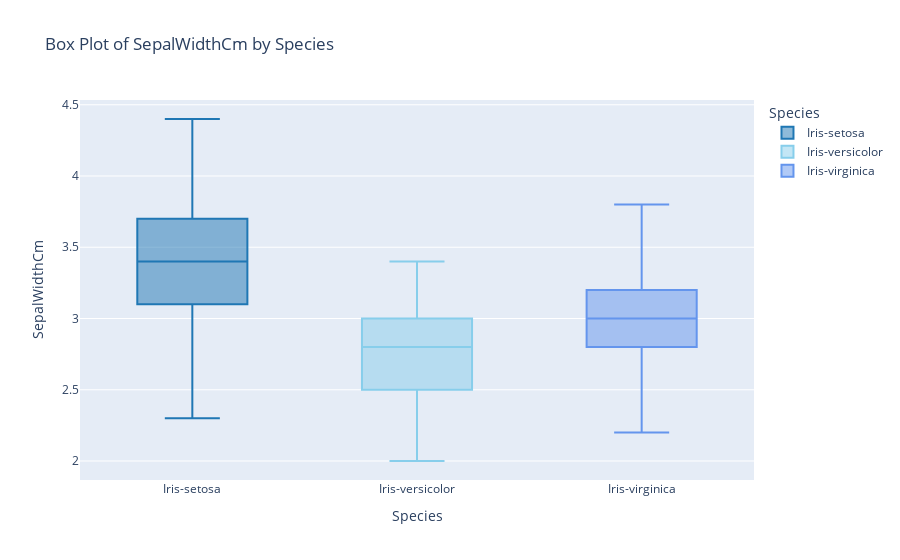

Write notebook code for a chart like this one.
### Markdown cell above
### <span style='color:#074173'> <b>❓ SepalWidthCm vs Species</b> </span>

### Code cell
# Create a box plot to show the relationship between a numerical variable and a categorical variable
fig_boxplot = px.box(df, x="Species", y="SepalWidthCm", title="Box Plot of SepalWidthCm by Species",
                     color='Species',  # Set box color based on Species
                     color_discrete_sequence=custom_colors  # Custom color sequence
                    )

# Update layout
fig_boxplot.update_layout(xaxis_title="Species", yaxis_title="SepalWidthCm")

# Show the box plot
fig_boxplot.show()

### Figure 1 — Plotly figure (JSON) as saved in the notebook; plotly's stock layout.template omitted (floating-point values rounded to 4 significant figures)
{"data": [{"alignmentgroup": "True", "hovertemplate": "Species=%{x}<br>SepalWidthCm=%{y}<extra></extra>", "legendgroup": "Iris-setosa", "marker": {"color": "#1f77b4"}, "name": "Iris-setosa", "notched": false, "offsetgroup": "Iris-setosa", "orientation": "v", "showlegend": true, "type": "box", "x": ["Iris-setosa", "Iris-setosa", "Iris-setosa", "Iris-setosa", "Iris-setosa", "Iris-setosa", "Iris-setosa", "Iris-setosa", "Iris-setosa", "Iris-setosa", "Iris-setosa", "Iris-setosa", "Iris-setosa", "Iris-setosa", "Iris-setosa", "Iris-setosa", "Iris-setosa", "Iris-setosa", "Iris-setosa", "Iris-setosa", "Iris-setosa", "Iris-setosa", "Iris-setosa", "Iris-setosa", "Iris-setosa", "Iris-setosa", "Iris-setosa", "Iris-setosa", "Iris-setosa", "Iris-setosa", "Iris-setosa", "Iris-setosa", "Iris-setosa", "Iris-setosa", "Iris-setosa", "Iris-setosa", "Iris-setosa", "Iris-setosa", "Iris-setosa", "Iris-setosa", "Iris-setosa", "Iris-setosa", "Iris-setosa", "Iris-setosa", "Iris-setosa", "Iris-setosa", "Iris-setosa", "Iris-setosa", "Iris-setosa", "Iris-setosa"], "x0": " ", "xaxis": "x", "y": [3.5, 3, 3.2, 3.1, 3.6, 3.9, 3.4, 3.4, 2.9, 3.1, 3.7, 3.4, 3, 3, 4, 4.4, 3.9, 3.5, 3.8, 3.8, 3.4, 3.7, 3.6, 3.3, 3.4, 3, 3.4, 3.5, 3.4, 3.2, 3.1, 3.4, 4.1, 4.2, 3.1, 3.2, 3.5, 3.1, 3, 3.4, 3.5, 2.3, 3.2, 3.5, 3.8, 3, 3.8, 3.2, 3.7, 3.3], "y0": " ", "yaxis": "y"}, {"alignmentgroup": "True", "hovertemplate": "Species=%{x}<br>SepalWidthCm=%{y}<extra></extra>", "legendgroup": "Iris-versicolor", "marker": {"color": "skyblue"}, "name": "Iris-versicolor", "notched": false, "offsetgroup": "Iris-versicolor", "orientation": "v", "showlegend": true, "type": "box", "x": ["Iris-versicolor", "Iris-versicolor", "Iris-versicolor", "Iris-versicolor", "Iris-versicolor", "Iris-versicolor", "Iris-versicolor", "Iris-versicolor", "Iris-versicolor", "Iris-versicolor", "Iris-versicolor", "Iris-versicolor", "Iris-versicolor", "Iris-versicolor", "Iris-versicolor", "Iris-versicolor", "Iris-versicolor", "Iris-versicolor", "Iris-versicolor", "Iris-versicolor", "Iris-versicolor", "Iris-versicolor", "Iris-versicolor", "Iris-versicolor", "Iris-versicolor", "Iris-versicolor", "Iris-versicolor", "Iris-versicolor", "Iris-versicolor", "Iris-versicolor", "Iris-versicolor", "Iris-versicolor", "Iris-versicolor", "Iris-versicolor", "Iris-versicolor", "Iris-versicolor", "Iris-versicolor", "Iris-versicolor", "Iris-versicolor", "Iris-versicolor", "Iris-versicolor", "Iris-versicolor", "Iris-versicolor", "Iris-versicolor", "Iris-versicolor", "Iris-versicolor", "Iris-versicolor", "Iris-versicolor", "Iris-versicolor", "Iris-versicolor"], "x0": " ", "xaxis": "x", "y": [3.2, 3.2, 3.1, 2.3, 2.8, 2.8, 3.3, 2.4, 2.9, 2.7, 2, 3, 2.2, 2.9, 2.9, 3.1, 3, 2.7, 2.2, 2.5, 3.2, 2.8, 2.5, 2.8, 2.9, 3, 2.8, 3, 2.9, 2.6, 2.4, 2.4, 2.7, 2.7, 3, 3.4, 3.1, 2.3, 3, 2.5, 2.6, 3, 2.6, 2.3, 2.7, 3, 2.9, 2.9, 2.5, 2.8], "y0": " ", "yaxis": "y"}, {"alignmentgroup": "True", "hovertemplate": "Species=%{x}<br>SepalWidthCm=%{y}<extra></extra>", "legendgroup": "Iris-virginica", "marker": {"color": "cornflowerblue"}, "name": "Iris-virginica", "notched": false, "offsetgroup": "Iris-virginica", "orientation": "v", "showlegend": true, "type": "box", "x": ["Iris-virginica", "Iris-virginica", "Iris-virginica", "Iris-virginica", "Iris-virginica", "Iris-virginica", "Iris-virginica", "Iris-virginica", "Iris-virginica", "Iris-virginica", "Iris-virginica", "Iris-virginica", "Iris-virginica", "Iris-virginica", "Iris-virginica", "Iris-virginica", "Iris-virginica", "Iris-virginica", "Iris-virginica", "Iris-virginica", "Iris-virginica", "Iris-virginica", "Iris-virginica", "Iris-virginica", "Iris-virginica", "Iris-virginica", "Iris-virginica", "Iris-virginica", "Iris-virginica", "Iris-virginica", "Iris-virginica", "Iris-virginica", "Iris-virginica", "Iris-virginica", "Iris-virginica", "Iris-virginica", "Iris-virginica", "Iris-virginica", "Iris-virginica", "Iris-virginica", "Iris-virginica", "Iris-virginica", "Iris-virginica", "Iris-virginica", "Iris-virginica", "Iris-virginica", "Iris-virginica", "Iris-virginica", "Iris-virginica", "Iris-virginica"], "x0": " ", "xaxis": "x", "y": [3.3, 2.7, 3, 2.9, 3, 3, 2.5, 2.9, 2.5, 3.6, 3.2, 2.7, 3, 2.5, 2.8, 3.2, 3, 3.8, 2.6, 2.2, 3.2, 2.8, 2.8, 2.7, 3.3, 3.2, 2.8, 3, 2.8, 3, 2.8, 3.8, 2.8, 2.8, 2.6, 3, 3.4, 3.1, 3, 3.1, 3.1, 3.1, 2.7, 3.2, 3.3, 3, 2.5, 3, 3.4, 3], "y0": " ", "yaxis": "y"}], "layout": {"boxmode": "overlay", "legend": {"title": {"text": "Species"}, "tracegroupgap": 0}, "title": {"text": "Box Plot of SepalWidthCm by Species"}, "xaxis": {"anchor": "y", "categoryarray": ["Iris-setosa", "Iris-versicolor", "Iris-virginica"], "categoryorder": "array", "domain": [0, 1], "title": {"text": "Species"}}, "yaxis": {"anchor": "x", "domain": [0, 1], "title": {"text": "SepalWidthCm"}}}}
